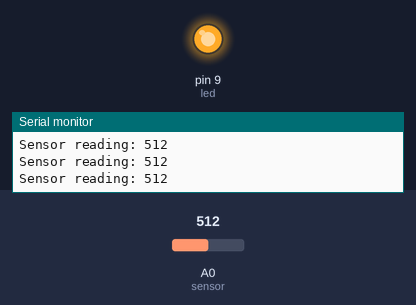
Simulated run of this sketch. Board: Arduino Uno, built with avr-gcc and run on an emulated ATmega328P. Parts: output pins drawn as LEDs (lit = HIGH), the last lines printed to the serial monitor. The test bench sets the inputs (shaded band); at power-on: A0 (sensor) = 512.

Above: at 1.2 s.
1.3 s: A0 (sensor) set to 587
4.3 s: A0 (sensor) set to 613
At 5.3 s:
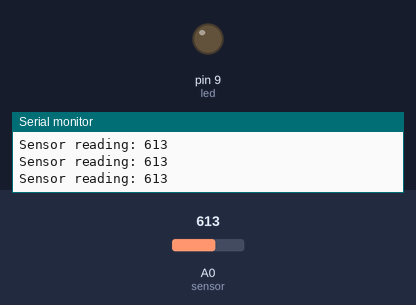
5.8 s: A0 (sensor) set to 590
At 6.9 s:
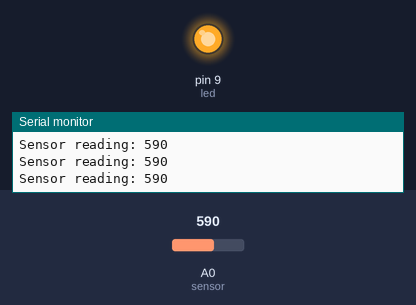
7.3 s: A0 (sensor) set to 610
At 7.9 s:
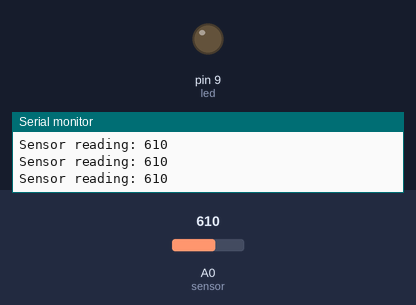
Timing chart, 0 to 10.3 s (numbered marks = the images above; inputs shaded):
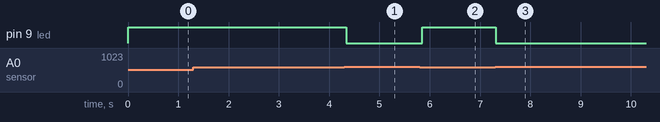

The sketch:

ldr_tester.ino
```cpp
/*
 * Rui Santos
 * Complete Project Details http://randomnerdtutorials.com
*/

// You might need to change the threshold value to find a suitable value
// to turn the LEDs on and off when you move your hand over the photoresistor
int threshold = 600;

// Connect the LED to digital pin 9
int led = 9;

// The photoresistor lead is connected to analog pin 0
int sensor = A0;
// stores the analog reading value
int sensorValue = 0;

void setup() {
  // sets the LED as an output
  pinMode(led, OUTPUT);
  // sets the photoresistor as an input
  pinMode(sensor, INPUT);
  // starts the serial communication at a baud rate of 9600
  Serial.begin(9600);
}

void loop(){
  // Reads the current photoresistor value
  sensorValue = analogRead(sensor);
  // if the value is below a certain threshold it turns the LED on, otherwise the LED remains off
  if (sensorValue < threshold) {
      digitalWrite(led, HIGH);
  }
  else {
      digitalWrite(led,LOW);
  }
  // prints the current readings in the Arduino IDE serial monitor
  Serial.print ("Sensor reading: ");
  Serial.println(sensorValue);
  delay(50);
}
```

Measured:
- the behaviour switches between 599 and 600 on A0 (sensor) (found by bisection; images 0 and 1)
- after the input at 4.3 s, pin 9 (led): HIGH → LOW at once
- after the input at 5.8 s, pin 9 (led): LOW → HIGH after 0.05 s
- after the input at 7.3 s, pin 9 (led): HIGH → LOW at once
